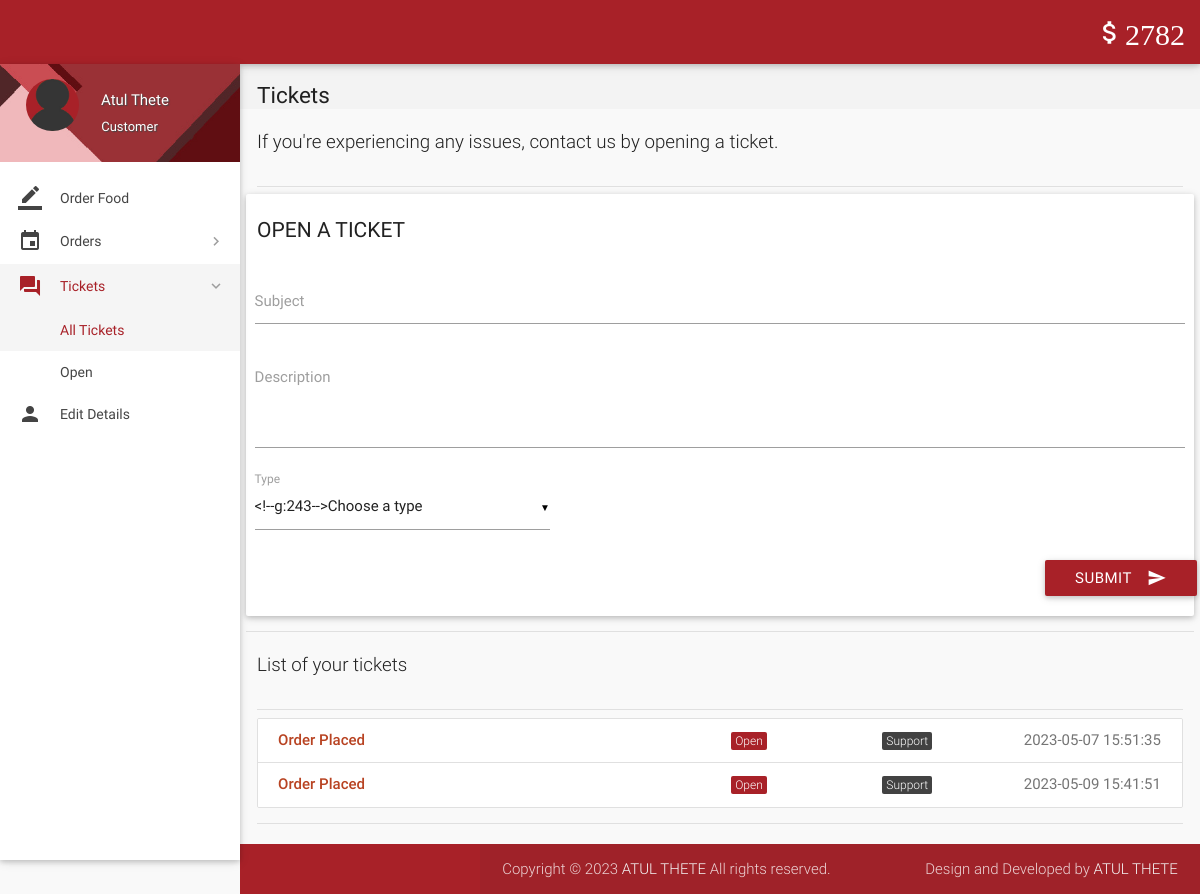
The app's page /tickets.php (signed in) with its own data.
### tables this page shows
CREATE TABLE `wallet_details` (
  `id` int(11) NOT NULL,
  `wallet_id` int(11) NOT NULL,
  `number` varchar(16) NOT NULL,
  `cvv` int(3) NOT NULL,
  `balance` int(11) NOT NULL DEFAULT 2000
);

CREATE TABLE `tickets` (
  `id` int(11) NOT NULL,
  `poster_id` int(11) NOT NULL,
  `subject` varchar(100) NOT NULL,
  `description` varchar(3000) NOT NULL,
  `status` varchar(8) NOT NULL DEFAULT 'Open',
  `type` varchar(30) NOT NULL DEFAULT 'Others',
  `date` datetime NOT NULL DEFAULT current_timestamp(),
  `deleted` tinyint(4) NOT NULL DEFAULT 0
);

### includes/wallet.php (called while the page is built)
<?php
$user_id=$_SESSION['user_id'];
$sql = mysqli_query($con, "SELECT * FROM wallet where customer_id = $user_id");
while($row1 = mysqli_fetch_array($sql)){
$wallet_id = $row1['id'];
}
$sql = mysqli_query($con, "SELECT * FROM wallet_details where wallet_id = $wallet_id");
while($row1 = mysqli_fetch_array($sql)){
$balance = $row1['balance'];
}
?>

### includes/connect.php (called while the page is built, shortened)
<?php
$name = $_SESSION['name'];
$role = $_SESSION['role'];
?>

### tickets.php (the view, shortened to what this page needs)
<?php
include 'includes/connect.php';
include 'includes/wallet.php';
	if($_SESSION['customer_sid']==session_id())
	{
		?>
<!DOCTYPE html>
<html lang="en">
<head>
  <link href="css/materialize.min.css" type="text/css" rel="stylesheet" media="screen,projection">
  <link href="css/style.min.css" type="text/css" rel="stylesheet" media="screen,projection">
  <link href="css/custom/custom.min.css" type="text/css" rel="stylesheet" media="screen,projection">
  <link href="js/plugins/perfect-scrollbar/perfect-scrollbar.css" type="text/css" rel="stylesheet" media="screen,projection">
  <link href="js/plugins/data-tables/css/jquery.dataTables.min.css" type="text/css" rel="stylesheet" media="screen,projection">
</head>
<body>
  <header id="header" class="page-topbar">
        <div class="navbar-fixed">
            <nav class="navbar-color">
                <div class="nav-wrapper">
                    <ul class="left">
                      <li><h1 class="logo-wrapper"><a href="index.php" class="brand-logo darken-1"><img src="images/materialize-logo.png" alt="logo"></a> <span class="logo-text">Logo</span></h1></li>
                    </ul>
                    <ul class="right hide-on-med-and-down">
                        <li><a href="#" class="waves-effect waves-block waves-light"><i class="mdi-editor-attach-money"><?php echo $balance;?></i></a>
                        </li>
                    </ul>
                </div>
            </nav>
        </div>
  </header>
  <div id="main">
    <div class="wrapper">
      <aside id="left-sidebar-nav">
        <ul id="slide-out" class="side-nav fixed leftside-navigation">
            <li class="user-details cyan darken-2">
            <div class="row">
                <div class="col col s4 m4 l4">
                    <img src="images/avatar.jpg" alt="" class="circle responsive-img valign profile-image">
                </div>
                <div class="col col s8 m8 l8">
                    <a class="btn-flat dropdown-button waves-effect waves-light white-text profile-btn" href="#" data-activates="profile-dropdown"><?php echo $name;?> <i class="mdi-navigation-arrow-drop-down right"></i></a>
                    <p class="user-roal"><?php echo $role;?></p>
                </div>
            </div>
            </li>
            <li class="bold"><a href="index.php" class="waves-effect waves-cyan"><i class="mdi-editor-border-color"></i> Order Food</a>
            </li>
                <li class="no-padding">
                    <ul class="collapsible collapsible-accordion">
                        <li class="bold"><a class="collapsible-header waves-effect waves-cyan"><i class="mdi-editor-insert-invitation"></i> Orders</a>
                        </li>
                    </ul>
                </li>
                <li class="no-padding">
                    <ul class="collapsible collapsible-accordion">
                        <li class="bold"><a class="collapsible-header waves-effect waves-cyan active"><i class="mdi-action-question-answer"></i> Tickets</a>
                            <div class="collapsible-body">
                                <ul>
								<li class="<?php
								if(!isset($_GET['status'])){
										echo 'active';
									}?>
									"><a href="tickets.php">All Tickets</a>
                                </li>
								<?php
									$sql = mysqli_query($con, "SELECT DISTINCT status FROM tickets WHERE poster_id = $user_id AND not deleted;");
									while($row = mysqli_fetch_array($sql)){
                                    echo '<li class='.(isset($_GET['status'])?($status == $_GET['status'] ? 'active' : ''): '').'><a href="tickets.php?status='.$row['status'].'">'.$row['status'].'</a>
                                    </li>';
									}
									?>
                                </ul>
                            </div>
                        </li>
                    </ul>
                </li>
            <li class="bold"><a href="details.php" class="waves-effect waves-cyan"><i class="mdi-social-person"></i> Edit Details</a>
            </li>
        </ul>
        </aside>
      <section id="content">
        <div id="breadcrumbs-wrapper">
          <div class="container">
            <div class="row">
              <div class="col s12 m12 l12">
                <h5 class="breadcrumbs-title">Tickets</h5>
              </div>
            </div>
          </div>
        </div>
        <div class="container">
          <p class="caption">If you're experiencing any issues, contact us by opening a ticket.</p>
          <div class="divider"></div>
            <div class="row">
              <div class="col s12 m4 l3">
                <h4 class="header">Open a ticket</h4>
              </div>
<div>
                <div class="card-panel">
                  <div class="row">
                    <form class="formValidate" id="formValidate" method="post" action="routers/add-ticket.php" novalidate="novalidate" class="col s12">
                      <div class="row">
                        <div class="input-field col s12">
                          <input name="subject" id="subject" type="text" data-error=".errorTxt1">
                          <label for="subject" class="">Subject</label>
                        </div>
                      </div>
                      <div class="row">
                        <div class="input-field col s12">
                          <textarea name="description" id="description" class="materialize-textarea validate" data-error=".errorTxt2"></textarea>
                          <label for="description" class="">Description</label>
                        </div>
                      </div>
                      <div class="row">
                        <div class="input-field col s4">
							<label>Type</label>
                        </div>
                      </div>
                      <div class="row">
                        <div class="row">
                          <div class="input-field col s12">
                            <button class="btn cyan waves-effect waves-light right" type="submit" name="action">Submit
                              <i class="mdi-content-send right"></i>
                            </button>
                          </div>
                        </div>
                      </div>
                    </form>
                  </div>
                </div>
              </div>
            <div class="divider"></div>
          </div>
    </div>
        <div class="container">
          <p class="caption">List of your tickets</p>
          <div class="divider"></div>
									<div id="work-collections">
									<ul id="projects-collection" class="collection">
								<?php
									if(isset($_GET['status'])){
										$status = $_GET['status'];
									}
									else{
										$status = '%';
									}
									$sql = mysqli_query($con, "SELECT * FROM tickets WHERE poster_id = $user_id AND status LIKE '$status' AND not deleted;");
									while($row = mysqli_fetch_array($sql)){
									echo'<a href="view-ticket.php?id='.$row['id'].'"class="collection-item">
                                        <div class="row">
                                            <div class="col s6">
                                                <p class="collections-title">'.$row['subject'].'</p>
                                            </div>
                                            <div class="col s2">
                                            <span class="task-cat cyan">'.$row['status'].'</span></div>
                                            <div class="col s2">
                                            <span class="task-cat grey darken-3">'.$row['type'].'</span></div>
                                            <div class="col s2">
                                            <span class="badge">'.$row['date'].'</span></div>
                                        </div>
                                    </a>';
									}
									?>
									</ul>
									</div>
            <div class="divider"></div>
          </div>
    </div>
    <footer class="page-footer">
    <div class="footer-copyright">
      <div class="container">
        <span>Copyright © 2023  <a class="grey-text text-lighten-4" href="#" target="_blank">ATUL THETE</a> All rights reserved.</span>
        <span class="right"> Design and Developed by <a class="grey-text text-lighten-4" href="#">ATUL THETE</a></span>
        </div>
    </div>
  </footer>
</body>
</html>
<?php
	}
?>

### records on screen
wallet_details: balance "2782"
tickets: subject "Order Placed", status "Open", type "Support", date "2023-05-07 15:51:35"
tickets: subject "Order Placed", status "Open", type "Support", date "2023-05-09 15:41:51"

### other values on screen
$name "Atul Thete"
$role "Customer"
$row['status'] "Open"
